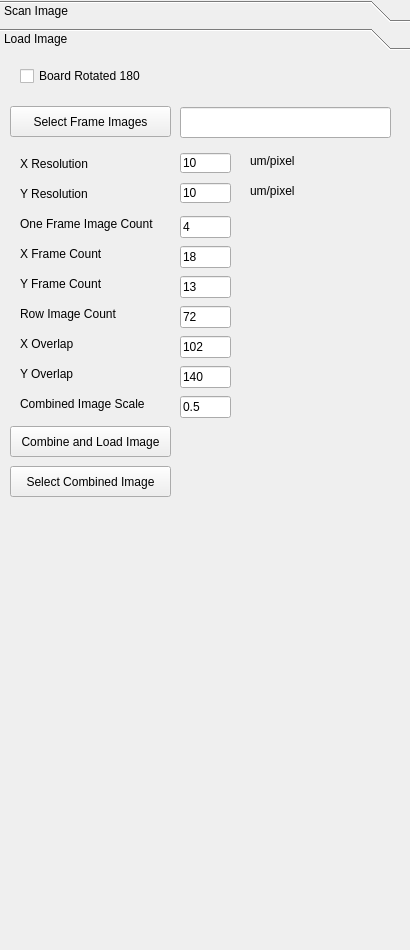
<?xml version="1.0" encoding="UTF-8"?>
<ui version="4.0">
 <class>ScanImageWidget</class>
 <widget class="QWidget" name="ScanImageWidget">
  <property name="geometry">
   <rect>
    <x>0</x>
    <y>0</y>
    <width>410</width>
    <height>950</height>
   </rect>
  </property>
  <property name="windowTitle">
   <string>ScanImage</string>
  </property>
  <widget class="QToolBox" name="toolBox">
   <property name="geometry">
    <rect>
     <x>0</x>
     <y>0</y>
     <width>410</width>
     <height>621</height>
    </rect>
   </property>
   <property name="currentIndex">
    <number>1</number>
   </property>
   <widget class="QWidget" name="scanImage">
    <property name="geometry">
     <rect>
      <x>0</x>
      <y>0</y>
      <width>98</width>
      <height>28</height>
     </rect>
    </property>
    <attribute name="label">
     <string>Scan Image</string>
    </attribute>
   </widget>
   <widget class="QWidget" name="loadImage">
    <property name="geometry">
     <rect>
      <x>0</x>
      <y>0</y>
      <width>410</width>
      <height>559</height>
     </rect>
    </property>
    <attribute name="label">
     <string>Load Image</string>
    </attribute>
    <widget class="QPushButton" name="btnCombineLoadImage">
     <property name="geometry">
      <rect>
       <x>10</x>
       <y>370</y>
       <width>161</width>
       <height>31</height>
      </rect>
     </property>
     <property name="text">
      <string>Combine and Load Image</string>
     </property>
    </widget>
    <widget class="QCheckBox" name="checkBoxBoardRotated">
     <property name="geometry">
      <rect>
       <x>20</x>
       <y>10</y>
       <width>141</width>
       <height>20</height>
      </rect>
     </property>
     <property name="text">
      <string>Board Rotated 180</string>
     </property>
    </widget>
    <widget class="QLabel" name="labelResolutionUnitY">
     <property name="geometry">
      <rect>
       <x>250</x>
       <y>127</y>
       <width>61</width>
       <height>16</height>
      </rect>
     </property>
     <property name="text">
      <string>um/pixel</string>
     </property>
    </widget>
    <widget class="QLabel" name="labelResolutionY">
     <property name="geometry">
      <rect>
       <x>20</x>
       <y>130</y>
       <width>81</width>
       <height>16</height>
      </rect>
     </property>
     <property name="text">
      <string>Y Resolution</string>
     </property>
    </widget>
    <widget class="QLineEdit" name="lineEditResolutionX">
     <property name="enabled">
      <bool>true</bool>
     </property>
     <property name="geometry">
      <rect>
       <x>180</x>
       <y>97</y>
       <width>51</width>
       <height>20</height>
      </rect>
     </property>
     <property name="text">
      <string>10</string>
     </property>
    </widget>
    <widget class="QLabel" name="labelResolutionUnitX">
     <property name="geometry">
      <rect>
       <x>250</x>
       <y>97</y>
       <width>61</width>
       <height>16</height>
      </rect>
     </property>
     <property name="text">
      <string>um/pixel</string>
     </property>
    </widget>
    <widget class="QLabel" name="labelResolutionX">
     <property name="geometry">
      <rect>
       <x>20</x>
       <y>100</y>
       <width>81</width>
       <height>16</height>
      </rect>
     </property>
     <property name="text">
      <string>X Resolution</string>
     </property>
    </widget>
    <widget class="QLineEdit" name="lineEditResolutionY">
     <property name="enabled">
      <bool>true</bool>
     </property>
     <property name="geometry">
      <rect>
       <x>180</x>
       <y>127</y>
       <width>51</width>
       <height>20</height>
      </rect>
     </property>
     <property name="text">
      <string>10</string>
     </property>
    </widget>
    <widget class="QLabel" name="labelCombinedImageZoomScale">
     <property name="geometry">
      <rect>
       <x>20</x>
       <y>340</y>
       <width>141</width>
       <height>16</height>
      </rect>
     </property>
     <property name="text">
      <string>Combined Image Scale</string>
     </property>
    </widget>
    <widget class="QLineEdit" name="lineEditCombinedImageZoomFactor">
     <property name="geometry">
      <rect>
       <x>180</x>
       <y>340</y>
       <width>51</width>
       <height>22</height>
      </rect>
     </property>
     <property name="text">
      <string>0.5</string>
     </property>
    </widget>
    <widget class="QPushButton" name="btnSelectFrameImages">
     <property name="geometry">
      <rect>
       <x>10</x>
       <y>50</y>
       <width>161</width>
       <height>31</height>
      </rect>
     </property>
     <property name="text">
      <string>Select Frame Images</string>
     </property>
    </widget>
    <widget class="QLineEdit" name="lineEditOneFrameImageCount">
     <property name="geometry">
      <rect>
       <x>180</x>
       <y>160</y>
       <width>51</width>
       <height>22</height>
      </rect>
     </property>
     <property name="text">
      <string>4</string>
     </property>
    </widget>
    <widget class="QLabel" name="labelFiducialMarkCount">
     <property name="geometry">
      <rect>
       <x>20</x>
       <y>160</y>
       <width>151</width>
       <height>16</height>
      </rect>
     </property>
     <property name="text">
      <string>One Frame Image Count</string>
     </property>
    </widget>
    <widget class="QLabel" name="labelFrameCountY">
     <property name="geometry">
      <rect>
       <x>20</x>
       <y>220</y>
       <width>151</width>
       <height>16</height>
      </rect>
     </property>
     <property name="text">
      <string>Y Frame Count</string>
     </property>
    </widget>
    <widget class="QLineEdit" name="lineEditFrameCountY">
     <property name="geometry">
      <rect>
       <x>180</x>
       <y>220</y>
       <width>51</width>
       <height>22</height>
      </rect>
     </property>
     <property name="text">
      <string>13</string>
     </property>
    </widget>
    <widget class="QLabel" name="labelFrameCountX">
     <property name="geometry">
      <rect>
       <x>20</x>
       <y>190</y>
       <width>151</width>
       <height>16</height>
      </rect>
     </property>
     <property name="text">
      <string>X Frame Count</string>
     </property>
    </widget>
    <widget class="QLineEdit" name="lineEditFrameCountX">
     <property name="geometry">
      <rect>
       <x>180</x>
       <y>190</y>
       <width>51</width>
       <height>22</height>
      </rect>
     </property>
     <property name="text">
      <string>18</string>
     </property>
    </widget>
    <widget class="QLabel" name="labelRowImageCount">
     <property name="geometry">
      <rect>
       <x>20</x>
       <y>250</y>
       <width>151</width>
       <height>16</height>
      </rect>
     </property>
     <property name="text">
      <string>Row Image Count</string>
     </property>
    </widget>
    <widget class="QLineEdit" name="lineEditRowImageCount">
     <property name="geometry">
      <rect>
       <x>180</x>
       <y>250</y>
       <width>51</width>
       <height>22</height>
      </rect>
     </property>
     <property name="text">
      <string>72</string>
     </property>
    </widget>
    <widget class="QLabel" name="labelOverlapX">
     <property name="geometry">
      <rect>
       <x>20</x>
       <y>280</y>
       <width>81</width>
       <height>16</height>
      </rect>
     </property>
     <property name="text">
      <string>X Overlap</string>
     </property>
    </widget>
    <widget class="QLabel" name="labelOverlapY">
     <property name="geometry">
      <rect>
       <x>20</x>
       <y>310</y>
       <width>91</width>
       <height>16</height>
      </rect>
     </property>
     <property name="text">
      <string>Y Overlap</string>
     </property>
    </widget>
    <widget class="QLineEdit" name="lineEditOverlapX">
     <property name="geometry">
      <rect>
       <x>180</x>
       <y>280</y>
       <width>51</width>
       <height>22</height>
      </rect>
     </property>
     <property name="text">
      <string>102</string>
     </property>
    </widget>
    <widget class="QLineEdit" name="lineEditOverlapY">
     <property name="geometry">
      <rect>
       <x>180</x>
       <y>310</y>
       <width>51</width>
       <height>22</height>
      </rect>
     </property>
     <property name="text">
      <string>140</string>
     </property>
    </widget>
    <widget class="QLineEdit" name="lineEditFrameImageFolder">
     <property name="geometry">
      <rect>
       <x>180</x>
       <y>51</y>
       <width>211</width>
       <height>31</height>
      </rect>
     </property>
    </widget>
    <widget class="QPushButton" name="btnSelectCombinedImage">
     <property name="geometry">
      <rect>
       <x>10</x>
       <y>410</y>
       <width>161</width>
       <height>31</height>
      </rect>
     </property>
     <property name="text">
      <string>Select Combined Image</string>
     </property>
    </widget>
   </widget>
  </widget>
 </widget>
 <layoutdefault spacing="6" margin="11"/>
 <resources/>
 <connections/>
</ui>
